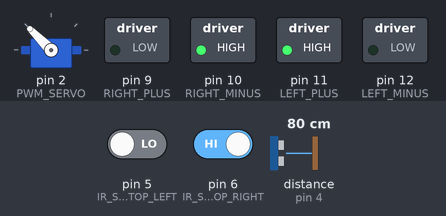
Recording of a sketch running on a simulated Arduino Uno, built with avr-gcc and run on an emulated ATmega328P. On the bench: servo, switched loads named in the sketch (green lamp = pin HIGH). Wiring (inferred from the names in the program): ultrasonic range finder: trigger pin 3; echo pin 4. Dashed ring = blinking. Inputs (shaded band) come from the test bench; at power-on: pin 5 (IR_SENSOR_TOP_LEFT) LOW, distance to the obstacle (sensor on pin 4) 80 cm, pin 6 (IR_SENSOR_TOP_RIGHT) HIGH. The echo pulse lasts 58.3 µs per cm; pins used as bus, display or sensor lines are not drawn.

Above: at 1.5 s.
1.6 s: pin 5 (IR_SENSOR_TOP_LEFT) driven HIGH
At 1.71 s:
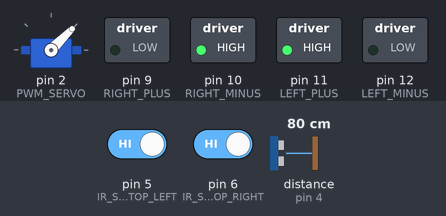
5.1 s: distance to the obstacle (sensor on pin 4) set to 21 cm
8.6 s: distance to the obstacle (sensor on pin 4) set to 19 cm
At 9.6 s:
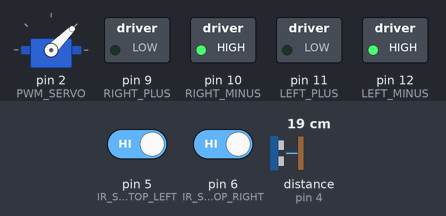
12.1 s: pin 6 (IR_SENSOR_TOP_RIGHT) driven LOW
15.6 s: distance to the obstacle (sensor on pin 4) set to 2 cm
At 17.0 s:
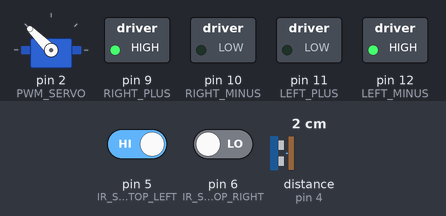
19.1 s: distance to the obstacle (sensor on pin 4) set to 4 cm
At 22.4 s:
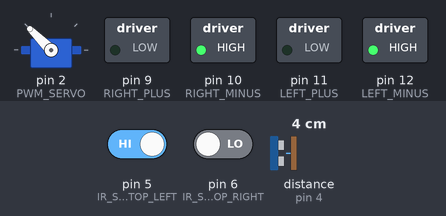
Timing chart, 0 to 23.6 s (numbered marks = the images above; inputs shaded):
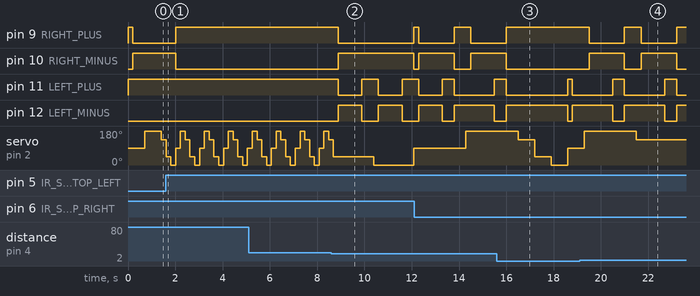

Measured:
- the behaviour switches between 20 and 19 cm on distance to the obstacle (sensor on pin 4) (found by bisection; images 1 and 2)
- the behaviour switches between 2 and 3 cm on distance to the obstacle (sensor on pin 4) (found by bisection; images 3 and 4)
- after the input at 8.6 s, pin 9 (RIGHT_PLUS): HIGH → LOW after 0.29 s, → HIGH 3.2 s later; pin 10 (RIGHT_MINUS): LOW → HIGH after 0.29 s, → LOW 3.2 s later; pin 11 (LEFT_PLUS): alternates HIGH for 0.70 s and LOW for 1.0 s, starting after 0.29 s; pin 12 (LEFT_MINUS): alternates HIGH for 1.0 s and LOW for 0.70 s, starting after 0.29 s
- after the input at 15.6 s, pin 9 (RIGHT_PLUS): goes on until 16.0 s, then stays HIGH; pin 10 (RIGHT_MINUS): goes on until 16.0 s, then stays LOW
- after the input at 19.1 s, pin 9 (RIGHT_PLUS): alternates HIGH for 0.70 s and LOW for 1.5 s, starting after 0.40 s; pin 10 (RIGHT_MINUS): alternates HIGH for 1.5 s and LOW for 0.70 s, starting after 0.40 s

The sketch:

sampleWithoutIRreceiver.ino
```cpp
#include "Servo.h"

Servo myServo;

/*
	The car has 4 wheels, each wheels has his own pin to interact with
*/
const char RIGHT_PLUS = 9;//The first wheel is positioned at the front right side of the car
const char RIGHT_MINUS = 10;//The second wheel is positioned at the back right side of the car
const char LEFT_PLUS = 11;//The third wheel is positioned at the front left side of the car
const char LEFT_MINUS = 12;//The fourth wheel is positioned at the back left side of the car

/*
	To manipulate the ultrasonic module, we set three pins
*/
const char PWM_SERVO = 2; //This is needed to manipulate the position of the servomotor
int servoPosition = 90; //To set the servomotor at 90°

const char DOUT_TRIGGER = 3;
const char DIN_ECHO = 4;

/*
	The car has 4 IR sensors
*/
const char IR_SENSOR_TOP_RIGHT = 6;
const char IR_SENSOR_TOP_LEFT = 5;
const char IR_SENSOR_BOTTOM_RIGHT = 7;
const char IR_SENSOR_BOTTOM_LEFT = 8;

void setup() {
	pinMode(RIGHT_PLUS, OUTPUT);
	pinMode(RIGHT_MINUS, OUTPUT);
	pinMode(LEFT_PLUS, OUTPUT);
	pinMode(LEFT_MINUS, OUTPUT);

	pinMode(DOUT_TRIGGER, OUTPUT);
	pinMode(DIN_ECHO, INPUT);

	pinMode(IR_SENSOR_TOP_RIGHT, INPUT);
	pinMode(IR_SENSOR_TOP_LEFT, INPUT);

	//Initializing the servomotor and setting his initial position at servoPosition (90°)
	myServo.attach(PWM_SERVO);
	myServo.write(servoPosition);
}

void loop() {
	moveForward();
	look(90);
	look(180);
	look(135);
	look(45);
	look(0);
}

void checkCorners() {
	if (digitalRead(IR_SENSOR_TOP_RIGHT) == 0)
	{
		turnLeft();
		delay(500);
	}
	else if (digitalRead(IR_SENSOR_TOP_LEFT) == 0)
	{
		turnRight();
		delay(500);
	}
}

void look(int a)
{
	myServo.write(a);
	checkObstacles();
}

void stopMoving()
{
	digitalWrite(RIGHT_PLUS, LOW);
	digitalWrite(RIGHT_MINUS, LOW);
	digitalWrite(LEFT_PLUS, LOW);
	digitalWrite(LEFT_MINUS, LOW);
}

void moveForward()
{
	digitalWrite(RIGHT_PLUS, HIGH);
	digitalWrite(RIGHT_MINUS, LOW);
	digitalWrite(LEFT_PLUS, HIGH);
	digitalWrite(LEFT_MINUS, LOW);
}

void moveBack()
{
	digitalWrite(RIGHT_PLUS, LOW);
	digitalWrite(RIGHT_MINUS, HIGH);
	digitalWrite(LEFT_PLUS, LOW);
	digitalWrite(LEFT_MINUS, HIGH);
}

void turnRight() {
	digitalWrite(RIGHT_PLUS, LOW);
	digitalWrite(RIGHT_MINUS, HIGH);
	digitalWrite(LEFT_PLUS, HIGH);
	digitalWrite(LEFT_MINUS, LOW);
}

void turnLeft() {
	digitalWrite(RIGHT_PLUS, HIGH);
	digitalWrite(RIGHT_MINUS, LOW);
	digitalWrite(LEFT_PLUS, LOW);
	digitalWrite(LEFT_MINUS, HIGH);
}

int checkObstacles()
{
	digitalWrite(DOUT_TRIGGER, LOW);
	delayMicroseconds(2);
	digitalWrite(DOUT_TRIGGER, HIGH);
	delayMicroseconds(10);
	digitalWrite(DOUT_TRIGGER, LOW);
	delayMicroseconds(10);
	long distance = pulseIn(DIN_ECHO, HIGH, 2500) / 58.0;

	delay(200);

	//Checks if there is no obstacles in 18 cm
	if (distance >= 2 && distance <= 18)
	{
		moveBack();
		delay(1000);
		turnRight();
		delay(500);
	}
	//Checks if there is no obstacles right and left sides of the car thanks to the IR sensors
	checkCorners();
}
```
